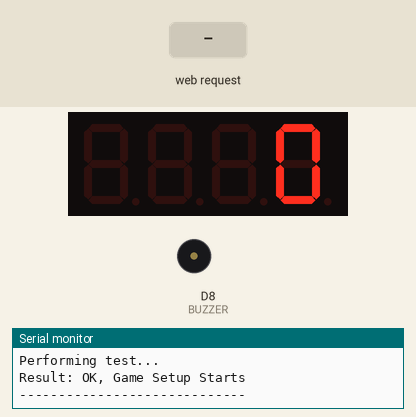
A sketch run on a simulated ESP8266 (NodeMCU). On the bench: 4-digit seven-segment display, buzzer (waves = sounding, pin HIGH), the last lines printed to the serial monitor. The inputs (shaded band) are chosen by the test bench. WiFi joins after 1.5 s; servers stay silent unless stated.

Above: at 3.5 s.
3.6 s: HTTP request GET /subscore received
At 3.73 s:
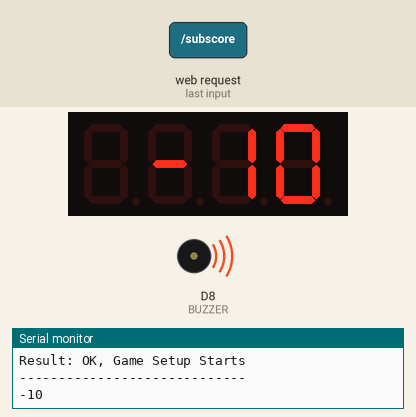
At 4.8 s:
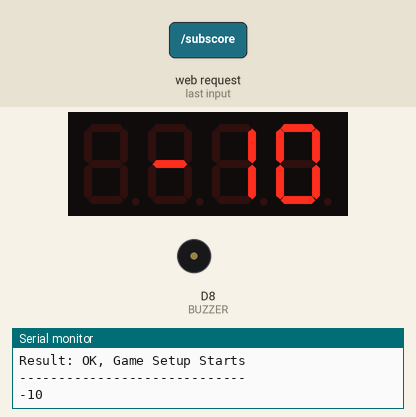
5.3 s: HTTP request GET /addscore received
At 5.43 s:
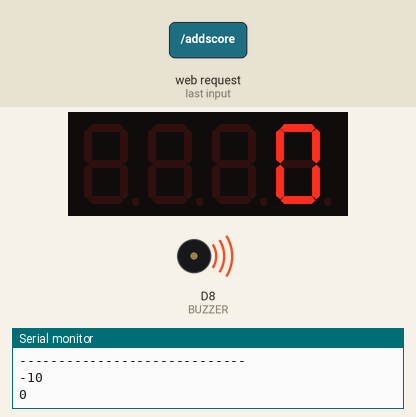
Timing chart, 0 to 8.3 s (numbered marks = the images above; inputs shaded):
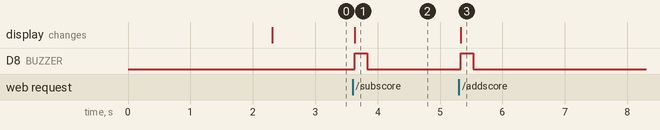

Measured:
- after the input at 3.6 s, D8 (BUZZER): LOW → HIGH at once, → LOW 0.20 s later; the display: changes at once (image 1)
- after the input at 5.3 s, D8 (BUZZER): LOW → HIGH at once, → LOW 0.20 s later; the display: changes at once (image 3)

The sketch:

NodeMCU_Final_RFID_GameCode.ino
```cpp
/*
 * ------------------------------------------------
 *             MFRC522      Arduino       NodeMCU
 *             Reader/PCD   Uno/101
 * Signal      Pin          Pin
 --------------------------------------------------
 * RST/Reset   RST          9              D3
 * SPI SS      SDA(SS)      10             D4
 * SPI MOSI    MOSI         11 / ICSP-4    D7
 * SPI MISO    MISO         12 / ICSP-1    D6
 * SPI SCK     SCK          13 / ICSP-3    D5

 */

#include <ESP8266WiFi.h>
#include <SPI.h>
#include <MFRC522.h>
#include <ESP8266WebServer.h>
#include <TM1637Display.h>

#define RST_PIN  D3         // Configurable, see typical pin layout above
#define SS_PIN   D4         // Configurable, see typical pin layout above
#define BUZZER   D8

//TM1637 Module connection pins (Digital Pins)
#define CLK D1
#define DIO D2

/*Put WiFi SSID & Password*/
const char* ssid = "Aryan";   // Enter SSID here
const char* password = "#aryan1809"; // Enter Password here

ESP8266WebServer server(80);

MFRC522 mfrc522(SS_PIN, RST_PIN);  // Create MFRC522 instance

MFRC522::MIFARE_Key key;
MFRC522::StatusCode status;

TM1637Display display(CLK, DIO);

int blockNum = 2;  //Data stored in RFID Card Block 2
int score = 0;
int flag = 0;
/* Length of buffer should be 2 Bytes more than the size of Block (16 Bytes) */
byte bufferLen = 18;
byte readBlockData[18];
String data2;

String updateWebpage(uint8_t status, int score, String data2);

void setup() {
  Serial.begin(9600);   // Initialize serial communications with the PC
  // while (!Serial);      // Do nothing if no serial port is opened (added for Arduinos based on ATMEGA32U4)

  delay(100);
  Serial.println("Connecting to ");
  Serial.println(ssid);

  //connect to your local wi-fi network
  WiFi.begin(ssid, password);

  //check NodeMCU is connected to Wi-fi network
  while (WiFi.status() != WL_CONNECTED) {
  delay(1000);
  Serial.print(".");
  }
  Serial.println("");
  Serial.println("WiFi connected..!");
  Serial.print("Got IP: ");
  Serial.println(WiFi.localIP());

  server.on("/", handle_OnConnect);
  server.on("/on", handle_on);
  server.on("/off", handle_off);
  server.on("/addscore", handle_addscore);
  server.on("/subscore", handle_subscore);
  server.on("/update", handle_refresh);
  server.onNotFound(handle_NotFound);

  server.begin();
  Serial.println("HTTP Server Started");

  // MFRC522
  SPI.begin();          // Init SPI bus
  mfrc522.PCD_Init();   // Init MFRC522 module
  /* Set BUZZER as OUTPUT */
  pinMode(BUZZER, OUTPUT);
  display.setBrightness(0x0f);
// Check Firmware At Start Once
  Serial.println(F("*****************************"));
  Serial.println(F("MFRC522 Digital self test"));
  Serial.println(F("*****************************"));
  mfrc522.PCD_DumpVersionToSerial();  // Show version of PCD - MFRC522 Card Reader
  Serial.println(F("Performing test..."));
  bool result = mfrc522.PCD_PerformSelfTest(); // perform the test
  Serial.print(F("Result: "));
if (result)
{
    Serial.println(F("OK, Game Setup Starts"));
    Serial.println(F("-----------------------------"));
    display.showNumberDec(score, false);
}
else
{
Serial.println(F("MFRC522 Faulty - ERROR"));
Serial.println(F("-----------------------------"));
display.showNumberDec(8888, false);
delay(100000);
}
Serial.println();

}

String updateWebpage(uint8_t status, int score, String data2) {
  String ptr = "<!DOCTYPE html> <html>\n";
  ptr += "<head><meta name=\"viewport\" content=\"width=device-width, initial-scale=1.0, user-scalable=no\">\n";
  ptr += "<title>Master Control</title>\n";
  ptr += "<style>html {font-family: Helvetica; display: inline-block; margin: 0px auto; text-align: center;}\n";
  ptr += "body{margin-top: 50px;} h1 {color: #444444;margin: 50px auto 30px;} h3 {color: #444444;margin-bottom: 50px;}\n";
  ptr += ".button {display: inline-block;width: 80px;background-color: #1abc9c;border: none;color: white;padding: 13px 30px;text-decoration: none;font-size: 25px;margin: 10px;cursor: pointer;border-radius: 4px;}\n";
  ptr += ".button-on {background-color: #3498db;}\n";
  ptr += ".button-on:active {background-color: #3498db;}\n";
  ptr += ".button-off {background-color: #34495e;}\n";
  ptr += ".button-off:active {background-color: #2c3e50;}\n";
  ptr += ".button-add {background-color: #4CAF50;}\n";
  ptr += ".button-sub {background-color: #f44336;}\n";
  ptr += ".button-update {background-color: #979c95;}\n";

  ptr += "p {font-size: 14px;color: #888;margin-bottom: 10px;}\n";
  ptr += "</style>\n";
  ptr += "</head>\n";
  ptr += "<body>\n";
  ptr += "<h1>RFID based IoT Quiz Game Robot</h1>\n";
  ptr += "<h3>Master Control using Station (STA) Mode</h3>\n";

  ptr += "<h2>Score: <span id=\"score\">" + String(score) + "</span></h2>\n"; // Dynamically updates the score using JavaScript
  ptr += "<h5>Last data read from Card - <span id=\"data\">" + String(data2) + "</span></h5>\n"; // Dynamically updates the data2 using JavaScript
  if(status){
    ptr +="<p>Status: Game ON!</p><a class=\"button button-off\" href=\"/off\">Sensor OFF</a>\n";
  }
  else{
    ptr +="<p>Status: Sensor OFF</p><a class=\"button button-on\" href=\"/on\">Sensor ON</a>\n";
  }
  ptr += "<a class=\"button button-add\" href=\"/addscore\">Score +10</a>\n";
  ptr += "<a class=\"button button-sub\" href=\"/subscore\">Score -10</a>\n";
  ptr += "<a class=\"button button-update\" href=\"/update\">Refresh</a>\n";
  ptr += "</body>\n";
  ptr += "</html>\n";
  return ptr;
}

void loop()
{
  server.handleClient();

  /* Initialize MFRC522 Module */
  mfrc522.PCD_Init();
  /* Look for new cards */
  /* Reset the loop if no new card is present on RC522 Reader */
  if ( ! mfrc522.PICC_IsNewCardPresent())
  {
    return;
  }
  /* Select one of the cards */
  if ( ! mfrc522.PICC_ReadCardSerial())
  {
    return;
  }
  /* Read data from the same block */
  Serial.println();
  Serial.println(F("Reading last data from RFID..."));
  ReadDataFromBlock(blockNum, readBlockData);

  /* Print the data read from block */
  Serial.println();
  Serial.print(F("Last data in RFID:"));
  Serial.print(blockNum);
  Serial.print(F(" --> "));
  for (int j=0 ; j<16 ; j++)
  {
    Serial.write(readBlockData[j]);
  }

    Serial.println();
    Serial.println("Card Is Successfully Read");
    data2 = String((char*)readBlockData);
    data2.trim();
    Serial.println(data2);
    updateWebpage(status, score, data2);

if (flag == 1)
{
    if (data2 == "TRUE")
    {
      score = score + 10;
      display.showNumberDec(score, false);
      Serial.println();
      Serial.println("TRUE Card Is Successfully Collected");
      Serial.println(score);
      updateWebpage(status, score, data2);
      Serial.println();
  digitalWrite(BUZZER, HIGH);
  delay(500);
  digitalWrite(BUZZER, LOW);
  delay(200);
  digitalWrite(BUZZER, HIGH);
  delay(500);
  digitalWrite(BUZZER, LOW);
  delay(4000);
      }
    else if (data2 == "FALSE")
    {
      score = score - 10;
      display.showNumberDec(score, false);
      Serial.println();
      Serial.println("False Card Is Successfully Collected");
      Serial.println(score);
      updateWebpage(status, score, data2);
      Serial.println();
  digitalWrite(BUZZER, HIGH);
  delay(300);
  digitalWrite(BUZZER, LOW);
  delay(200);
  digitalWrite(BUZZER, HIGH);
  delay(300);
  digitalWrite(BUZZER, LOW);
  delay(200);
  digitalWrite(BUZZER, HIGH);
  delay(300);
  digitalWrite(BUZZER, LOW);
  delay(4000);
      }
}
else { //Flag == 0
    Serial.println();
    Serial.println("Card Is NOT Collected");
    updateWebpage(status, score, data2);
    delay(3000);
    }
}


void ReadDataFromBlock(int blockNum, byte readBlockData[])
{
  /* Prepare the ksy for authentication */
  /* All keys are set to FFFFFFFFFFFFh at chip delivery from the factory */
  for (byte i = 0; i < 6; i++)
  {
    key.keyByte[i] = 0xFF;
  }
  /* Authenticating the desired data block for Read access using Key A */
  status = mfrc522.PCD_Authenticate(MFRC522::PICC_CMD_MF_AUTH_KEY_A, blockNum, &key, &(mfrc522.uid));

  if (status != MFRC522::STATUS_OK)
  {
     Serial.print("Authentication failed for Read: ");
     Serial.println(mfrc522.GetStatusCodeName(status));
     return;
  }
  else
  {
    Serial.println("Authentication success");
  }

  /* Reading data from the Block */
  status = mfrc522.MIFARE_Read(blockNum, readBlockData, &bufferLen);
  if (status != MFRC522::STATUS_OK)
  {
    Serial.print("Reading failed: ");
    Serial.println(mfrc522.GetStatusCodeName(status));
    return;
  }
  else
  {
    Serial.println("Block was read successfully");
  }
  mfrc522.PICC_HaltA();
  mfrc522.PCD_StopCrypto1();
  delay(1000);
}

void handle_OnConnect() {
  Serial.println("Client Connected");
  server.send(200, "text/html", updateWebpage(flag,score," "));
}

void handle_on() {
  flag = 1;
  display.showNumberDec(score, false);
  Serial.println();
  Serial.println("Game Now Starts");
  Serial.println();
  digitalWrite(BUZZER, HIGH);
  delay(300);
  digitalWrite(BUZZER, LOW);
  delay(300);
  digitalWrite(BUZZER, HIGH);
  delay(700);
  digitalWrite(BUZZER, LOW);
  delay(300);
  digitalWrite(BUZZER, HIGH);
  delay(300);
  digitalWrite(BUZZER, LOW);
  delay(1000);
Serial.println("State: ON");
server.send(200, "text/html", updateWebpage(flag,score,data2));
}

void handle_off() {
  flag = 0;
  display.showNumberDec(score, false);
  Serial.println();
  Serial.println("Game Now Starts");
  Serial.println();
  digitalWrite(BUZZER, HIGH);
  delay(300);
  digitalWrite(BUZZER, LOW);
  delay(300);
  digitalWrite(BUZZER, HIGH);
  delay(300);
  digitalWrite(BUZZER, LOW);
  delay(300);
  digitalWrite(BUZZER, HIGH);
  delay(300);
  digitalWrite(BUZZER, LOW);
  delay(1000);
  Serial.println("State: OFF");
  server.send(200, "text/html", updateWebpage(flag,score,data2));
}

void handle_addscore() {
  score = score + 10;
  display.showNumberDec(score, false);
  Serial.println();
  Serial.println(score);
  Serial.println();
  digitalWrite(BUZZER, HIGH);
  delay(200);
  digitalWrite(BUZZER, LOW);
  delay(500);
  server.send(200, "text/html", updateWebpage(flag,score,data2));
}
void handle_subscore() {
  score = score - 10;
  display.showNumberDec(score, false);
  Serial.println();
  Serial.println(score);
  Serial.println();
  digitalWrite(BUZZER, HIGH);
  delay(200);
  digitalWrite(BUZZER, LOW);
  delay(500);
  server.send(200, "text/html", updateWebpage(flag,score,data2));
}

void handle_refresh() {
  server.send(200, "text/html", updateWebpage(flag,score,data2));
}

void handle_NotFound(){
  server.send(404, "text/plain", "Not found");
}
```
